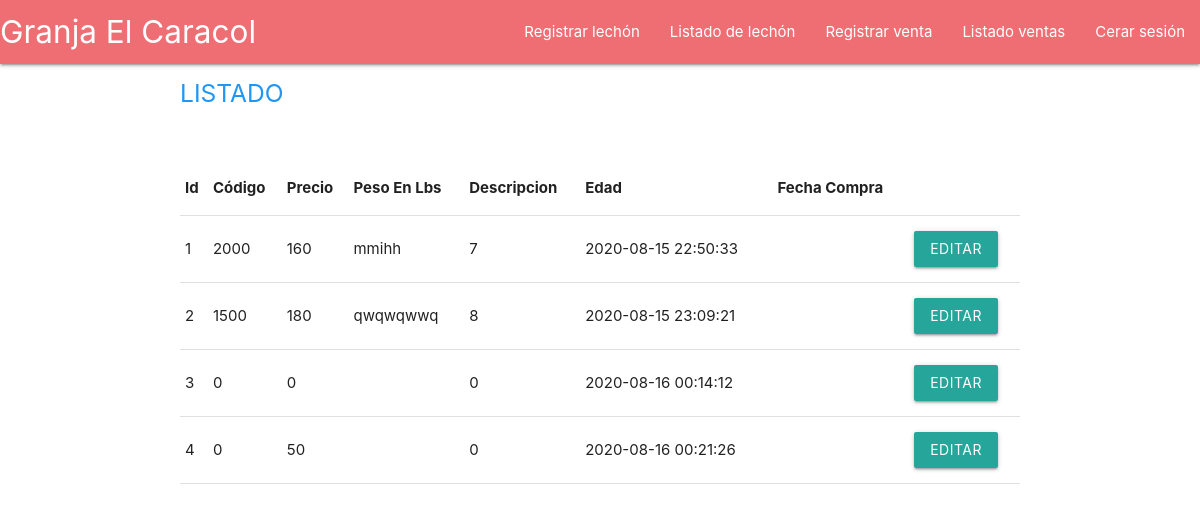
Screenshot of /proyecto/listadolechon.php (signed in) with the database file from the repository.
### tables this page shows
CREATE TABLE `registrolechon` (
  `id` int(11) NOT NULL,
  `precio` float NOT NULL,
  `peso` int(11) NOT NULL,
  `descripcion` text NOT NULL,
  `edad` int(11) NOT NULL,
  `fecha_compra` timestamp NOT NULL DEFAULT current_timestamp() ON UPDATE current_timestamp()
);

### proyecto/listadolechon.php (the view, shortened to what this page needs)
<!DOCTYPE html>
<html>
<head>
    <link rel="stylesheet" href="../librerias/materialize/css/materialize.min.css">
</head>
<body>
    <?php
        include_once ('cabecera.php');
        if (!empty($_SESSION["Usuario"])) {
            if($_SESSION['rol'] == 'admin'){
	?>
    <div class="container">
        <div class="row">
            <div >
                <table>
                    <h5 class="blue-text">LISTADO</h5><br><br>
                    <thead>
                        <tr>
                            <th>Id</th>
                            <th>Código</th>
                            <th>Precio</th>
                            <th>Peso En Lbs</th>
                            <th>Descripcion</th>
                            <th>Edad</th>
                            <th>Fecha Compra</th>
                            <th></th>
                        </tr>
                    </thead>
                    <?php
                include ("../conexion/conexion.php");
                $sql=" SELECT * FROM registrolechon";
                $ejecutar2= mysqli_query($conexion, $sql);
                while($fila = mysqli_fetch_array($ejecutar2)){
            ?>
                    <tbody>
                        <tr>
                            <td><?php echo $fila[0];?></td>
                            <td><?php echo $fila[1];?></td>
                            <td><?php echo $fila[2];?></td>
                            <td><?php echo $fila[3];?></td>
                            <td><?php echo $fila[4];?></td>
                            <td><?php echo $fila[5];?></td>
                            <td><?php echo $fila[6];?></td>
                            <td><a href="#" class="btn btn_small">Editar</a></td>
                        </tr>
                    </tbody>
                    <?php
            }
            ?>
                </table>
            </div>
        </div>
    </div>
    <?php
            }
            else{
                header("location: registropeso.php");
            }
        }
    ?>
</body>
</html>

### proyecto/cabecera.php (shortened to what this page needs)
<!DOCTYPE html>
<html lang="en">
<head>
</head>
<body>
    <nav>
        <div class="nav-wrapper">
            <a href="index.php" class="brand-logo">Granja El Caracol</a>
            <ul id="nav-mobile" class="right hide-on-med-and-down">
            <?php
                if (!empty($_SESSION["Usuario"])) {
                    if($_SESSION["Usuario"] == 'admin'){
                ?>
                        <li><a href="registrolechon.php">Registrar lechón</a></li>
                        <li><a href="listadolechon.php">Listado de lechón</a></li>
                        <li><a href="registroventa.php">Registrar venta</a></li>
                        <li><a href="listadoventas.php">Listado ventas</a></li>
                    <?php
                    }else if($_SESSION["Usuario"] == 'operador'){
                    ?>
                        <li><a href="registropeso.php">Registrar pesos</a></li>
                        <li><a href="listadopesos.php">Listado de pesos</a></li>
                    <?php
                    }
                    ?>
                    <li><a href="logout.php">Cerar sesión</a></li>
            <?php
                }
            ?>
            </ul>
        </div>
    </nav>
</body>
</html>

### rows the page displays
registrolechon: id "1", precio "2000", peso "160", descripcion "mmihh", edad "7", fecha_compra "2020-08-15 22:50:33"
registrolechon: id "2", precio "1500", peso "180", descripcion "qwqwqwwq", edad "8", fecha_compra "2020-08-15 23:09:21"
registrolechon: id "3", precio "0", peso "0", edad "0", fecha_compra "2020-08-16 00:14:12"
registrolechon: id "4", precio "0", peso "50", edad "0", fecha_compra "2020-08-16 00:21:26"
